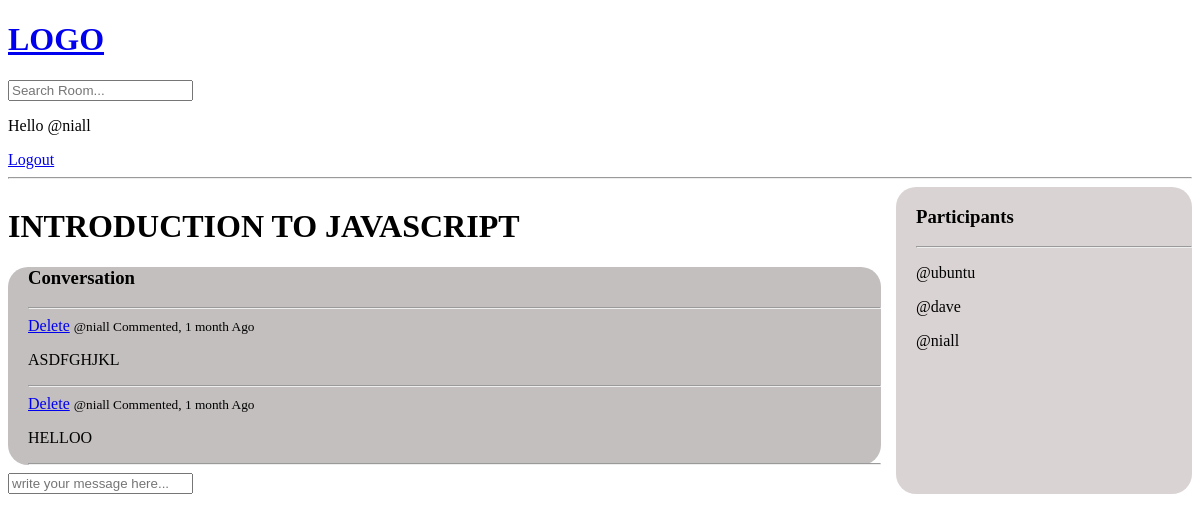
/room/18/ (signed in), run on the app's committed database.
### webflow/models.py (models this page shows, shortened)
class Room(models.Model):
    host = models.ForeignKey(User, on_delete=models.SET_NULL, null=True)
    topic = models.ForeignKey(Topic, on_delete=models.SET_NULL, null=True) #null=true allows this field to null in the db
    name = models.CharField(max_length=200)
    description = models.TextField(null=True, blank=True)
    participants = models.ManyToManyField(User, related_name='participants', blank=True)
    updated = models.DateTimeField(auto_now=True)
    created = models.DateTimeField(auto_now_add=True)
    class Meta:
        ordering = ['-updated', '-created'] #makes the last updated item to be first e.g last comments are always seem first above old ones

class Message(models.Model):
    user = models.ForeignKey(User, on_delete=models.CASCADE)
    room = models.ForeignKey(Room, on_delete=models.CASCADE) #here we are just setting relationship#(Room is the parent name) this establishes the relationship in db and thats how we know is connected to what
    body = models.TextField()
    updated = models.DateTimeField(auto_now=True)
    created = models.DateTimeField(auto_now_add=True)

### webflow/views.py (the view, shortened to what this page needs)
# urls.py: path('room/<str:pk>/', views.room, name="room"),   #<str:pk> room id(primary key) is being passed to the url as a string
def room(request, pk): # pk is a dynamic value that can be typed on the url
    room = Room.objects.get(id=pk)
    room_messages = room.message_set.all().order_by('-created') #quering is child object of a specific room, {message_set} message=model name and a set of all messages
    participants = room.participants.all()
    context = {'room': room, 'room_messages': room_messages, 'participants':participants}
    return render(request, 'webflow/room.html',context)

### webflow/templates/webflow/room.html (shortened to what this page needs)
 {%extends 'main.html'%} {%block content%}
<div class="room-container">
    <div>
        <h1>{{room.name}}</h1>
        <div class="comment-wrapper">
            <h3>Conversation</h3>
            <hr> {% for message in room_messages %}
            <div>
                {% if request.user == message.user %}
                <a href="{%url 'delete-message' message.id %}">Delete</a> {% endif %}
                <small>@{{message.user}} Commented, {{message.created | timesince}} Ago</small>
                <p>{{message.body}}</p>
                <hr>
            </div>
            {% endfor %}
        </div>
        {% if request.user.is_authenticated %}
        <div class="comment-form">
            <form method="POST" action="">
                <input type="text" name="body" placeholder="write your message here...">
            </form>
        </div>
        {% endif %}
    </div>
    <div class="participant-section">
        <h3>Participants</h3>
        <hr> {% for participant in participants %}
        <div>
            <p>@{{participant.username}} </p>
        </div>
        {% endfor %}
    </div>
</div>
{%endblock content%}

### templates/navbar.html
<a href="/">
    <h1>LOGO</h1>
</a>
<form method="GET" action="{%url 'home' %}">
    <input type="text" name="q" placeholder="Search Room...">
</form>
{% if request.user.is_authenticated %}
<p>Hello @{{request.user}}</p>
<a href="{% url 'logout' %}">Logout</a> {% else %}
<a href="{% url 'login' %}">Login</a> {% endif %}
<hr>

### webflow/templates/webflow/room.html (style rules this page uses)
.room-container { display: grid; grid-template-columns: 3fr 1fr; }
.comment-wrapper { margin-right: 15px; background-color: rgb(196, 191, 191); border-radius: 20px; padding-left: 20px; }
.participant-section { background-color: rgb(218, 211, 211); border-radius: 20px; padding-left: 20px; }

### data on the page
Room: name "INTRODUCTION TO JAVASCRIPT"
Message: shows "Delete", user "niall", created "1 month", body "ASDFGHJKL"
Message: shows "Delete", user "niall", created "1 month", body "HELLOO"

### other printed values
{{ request.user }} "niall"
{{ participant.username }} "ubuntu"
{{ participant.username }} "dave"
{{ participant.username }} "niall"
